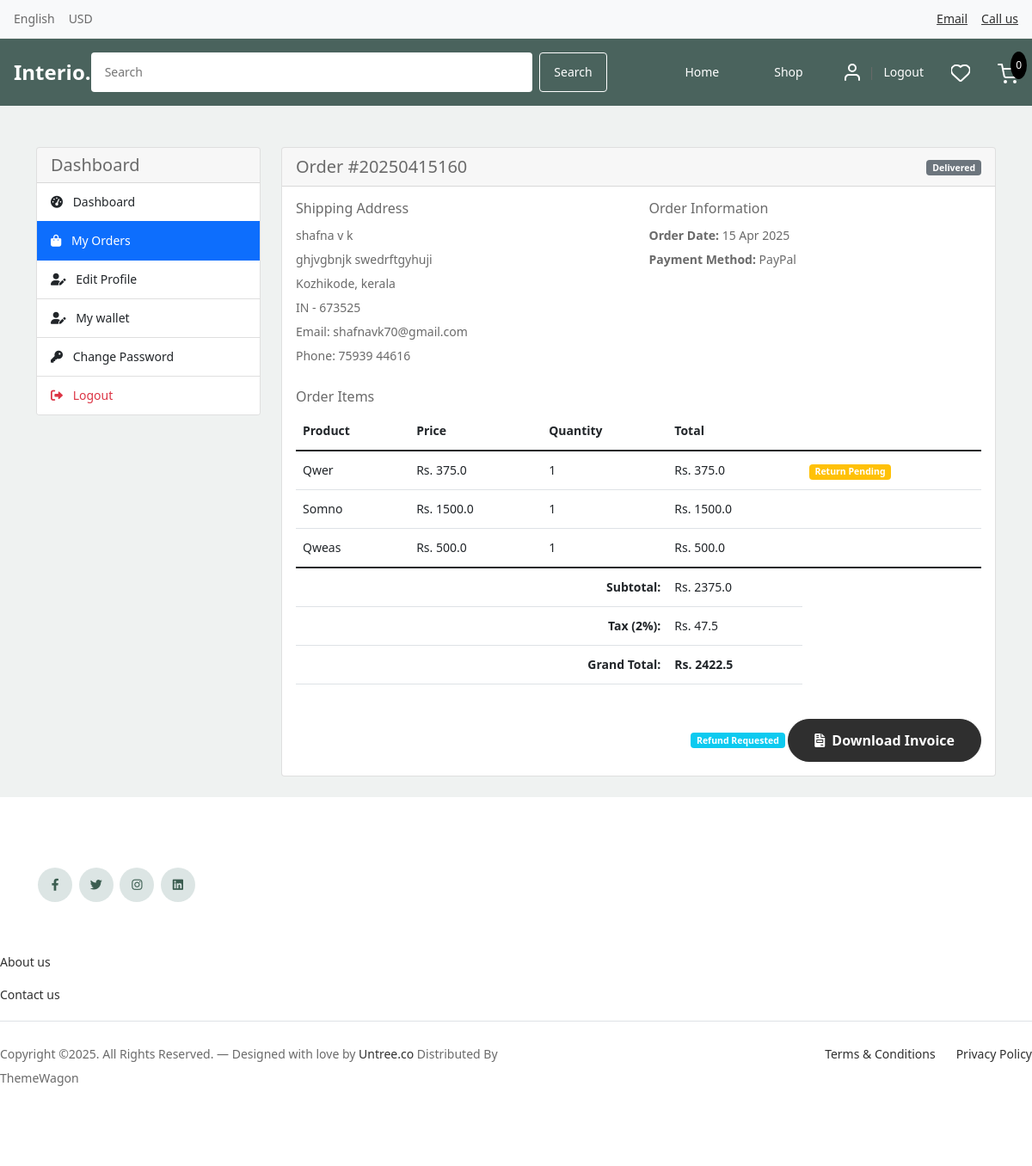
The app's page /accounts/order_detail/160/ (signed in) with its own data.
### orders/models.py (models this page shows, shortened)
class Order(models.Model):
    STATUS = (
        ('New', 'New'),
        ('Processing', 'Processing'),
        ('Shipped', 'Shipped'),
        ('Delivered', 'Delivered'),
        ('Cancelled', 'Cancelled'),
        ('Refunded', 'Refunded'),
    )
    PAYMENT_METHOD = (
        ('COD', 'COD'),
        ('Razorpay', 'Razorpay'),
        ('Wallet', 'Wallet'),
        ('PayPal', 'Paypal'),
    )
    user = models.ForeignKey(Account, on_delete=models.SET_NULL, null=True)
    order_number = models.CharField(max_length=20)
    first_name = models.CharField(max_length=50)
    last_name = models.CharField(max_length=50)
    phone = models.CharField(max_length=15)
    email = models.EmailField(max_length=50)
    address_line_1 = models.CharField(max_length=100)
    address_line_2 = models.CharField(max_length=100, blank=True)
    city = models.CharField(max_length=50)
    state = models.CharField(max_length=50)
    country = models.CharField(max_length=50)
    pincode = models.CharField(max_length=10)
    order_note = models.CharField(max_length=100, blank=True)
    order_total = models.FloatField()
    tax = models.FloatField()
    status = models.CharField(max_length=10, choices=STATUS, default='New')
    ip = models.CharField(blank=True, max_length=20)
    is_ordered = models.BooleanField(default=False)
    payment_method = models.CharField(max_length=20, choices=PAYMENT_METHOD, default='COD')
    created_at = models.DateTimeField(auto_now_add=True)
    updated_at = models.DateTimeField(auto_now=True)
    coupon = models.ForeignKey(Coupon, null=True, blank=True, on_delete=models.SET_NULL)
    discount_amount = models.FloatField(default=0)
    product_discount = models.FloatField(default=0)
    delivery_charge = models.FloatField(default=0)
    estimated_delivery_date = models.DateField(null=True, blank=True)
    tracking_number = models.CharField(max_length=50, blank=True, null=True)
    carrier = models.CharField(max_length=50, blank=True, null=True)
    refund_status = models.CharField(max_length=20, choices=(
        ('Not Requested', 'Not Requested'),
        ('Pending', 'Pending'),
        ('Approved', 'Approved'),
        ('Rejected', 'Rejected'),
        ('Completed', 'Completed'),
    ), default='Not Requested')
    refund_reason = models.TextField(blank=True, null=True)
    refunded_at = models.DateTimeField(null=True, blank=True)
    def full_name(self):
        return f'{self.first_name} {self.last_name}'
    def full_address(self):
        return f'{self.address_line_1} {self.address_line_2}'

class OrderProduct(models.Model):
    order = models.ForeignKey(Order, on_delete=models.CASCADE)
    user = models.ForeignKey(Account, on_delete=models.CASCADE)
    product = models.ForeignKey(Product, on_delete=models.CASCADE)
    quantity = models.IntegerField()
    product_price = models.FloatField()
    original_price = models.FloatField(default=0)
    ordered = models.BooleanField(default=False)
    created_at = models.DateTimeField(auto_now_add=True)
    updated_at = models.DateTimeField(auto_now=True)

### store/models.py (models this page shows, shortened)
class Product(models.Model):
    product_name = models.CharField(max_length=100, unique=True)
    slug = models.SlugField(max_length=100, unique=True)
    description = models.TextField(max_length=500, blank=True)
    specifications = models.TextField(max_length=500, blank=True)
    price = models.IntegerField()
    stock = models.IntegerField()
    is_available = models.BooleanField(default=True)
    category = models.ForeignKey('category.Category', on_delete=models.CASCADE)
    created_date = models.DateTimeField(auto_now_add=True)
    modified_date = models.DateTimeField(auto_now=True)
    is_deleted = models.BooleanField(default=False)
    deleted_at = models.DateTimeField(null=True, blank=True)
    class Meta:
        ordering = ['-created_date']
        indexes = [
            models.Index(fields=['is_deleted']),
            models.Index(fields=['is_available']),
        ]

### accounts/views.py (the view)
# urls.py: path('order_detail/<int:order_id>/', views.order_detail, name='order_detail'),
@login_required(login_url='login')
def order_detail(request, order_id):
    order = get_object_or_404(Order, id=order_id, user=request.user)
    ordered_products = OrderProduct.objects.filter(order=order)
    context = {
        'order': order,
        'ordered_products': ordered_products,
    }
    return render(request, 'accounts/order_detail.html', context)

### carts/context_processors.py (called while the page is built)
def counter(request):
    cart_count = 0
    if 'admin' in request.path:
        return {}
    else:
        try:
            cart = Cart.objects.get(cart_id=_cart_id(request))
            cart_items = CartItem.objects.filter(cart=cart, is_active=True)
            for cart_item in cart_items:
                cart_count += cart_item.quantity
        except Cart.DoesNotExist:
            cart_count = 0
    return dict(cart_count=cart_count)

### carts/views.py (called while the page is built)
def _cart_id(request):
    cart = request.session.session_key
    if not cart:
        cart = request.session.create()
    return cart

### category/context_processors.py (called while the page is built)
def menu_links(request):
    links = Category.objects.all()
    return dict(links=links)

### orders/templatetags/custom_filters.py (called while the page is built)
@register.filter
def multiply(value, arg):
    try:
        return float(value) * float(arg)
    except (ValueError, TypeError):
        return 0

@register.filter
def subtract(value, arg):
    try:
        return float(value) - float(arg)
    except (ValueError, TypeError):
        return 0

### templates/accounts/order_detail.html (shortened to what this page needs)
{% extends 'base.html' %}
{% load static %}
{% load custom_filters %}
{% block content %}
<div class="container mt-5">
    <div class="row">
        <div class="col-md-3">
            <div class="card">
                <div class="card-header">
                    <h5 class="mb-0">Dashboard</h5>
                </div>
                <div class="list-group list-group-flush">
                    <a href="{% url 'dashboard' %}" class="list-group-item list-group-item-action">
                        <i class="fas fa-tachometer-alt me-2"></i> Dashboard
                    </a>
                    <a href="{% url 'my_orders' %}" class="list-group-item list-group-item-action active">
                        <i class="fas fa-shopping-bag me-2"></i> My Orders
                    </a>
                    <a href="{% url 'edit_profile' %}" class="list-group-item list-group-item-action">
                        <i class="fas fa-user-edit me-2"></i> Edit Profile
                    </a>
                    <a href="{% url 'my_wallet' %}" class="list-group-item list-group-item-action">
                        <i class="fas fa-user-edit me-2"></i> My wallet
                    </a>
                    <a href="{% url 'change_password' %}" class="list-group-item list-group-item-action">
                        <i class="fas fa-key me-2"></i> Change Password
                    </a>
                    <a href="{% url 'logout' %}" class="list-group-item list-group-item-action text-danger">
                        <i class="fas fa-sign-out-alt me-2"></i> Logout
                    </a>
                </div>
            </div>
        </div>
        <div class="col-md-9">
            <div class="card mb-4">
                <div class="card-header">
                    <div class="d-flex justify-content-between align-items-center">
                        <h5 class="mb-0">Order #{{ order.order_number }}</h5>
                        <div class="order-status">
                            <span class="badge bg-secondary text-white">{{order.status}}</span>
                        </div>
                    </div>
                </div>
                <div class="card-body">
                    <div class="row mb-4">
                        <div class="col-md-6">
                            <h6>Shipping Address</h6>
                            <p class="mb-0">{{ order.full_name }}</p>
                            <p class="mb-0">{{ order.full_address }}</p>
                            <p class="mb-0">{{ order.city }}, {{ order.state }}</p>
                            <p class="mb-0">{{ order.country }} - {{ order.pincode }}</p>
                            <p class="mb-0">Email: {{ order.email }}</p>
                            <p class="mb-0">Phone: {{ order.phone }}</p>
                        </div>
                        <div class="col-md-6">
                            <h6>Order Information</h6>
                            <p class="mb-0"><strong>Order Date:</strong> {{ order.created_at|date:"d M Y" }}</p>
                            <p class="mb-0"><strong>Payment Method:</strong> {{ order.payment_method }}</p>
                        </div>
                    </div>
                    <h6>Order Items</h6>
                    <div class="table-responsive">
                        <table class="table">
                            <thead>
                                <tr>
                                    <th>Product</th>
                                    <th>Price</th>
                                    <th>Quantity</th>
                                    <th>Total</th>
                                </tr>
                            </thead>
                            <tbody>
                                {% for item in ordered_products %}
                                <tr>
                                    <td>{{ item.product.product_name }}</td>
                                    <td>Rs. {{ item.product_price }}</td>
                                    <td>{{ item.quantity }}</td>
                                    <td>Rs. {{ item.product_price|multiply:item.quantity }}</td>
                                    <td>
                                        {% if item.returnitem_set.exists %}
                                            <span class="badge bg-warning">Return Pending</span>
                                        {% endif %}
                                    </td>
                                </tr>
                                {% endfor %}
                            </tbody>
                            <tfoot>
                                <tr>
                                    <td colspan="3" class="text-end"><strong>Subtotal:</strong></td>
                                    <td>Rs. {{ order.order_total|subtract:order.tax }}</td>
                                </tr>
                                <tr>
                                    <td colspan="3" class="text-end"><strong>Tax (2%):</strong></td>
                                    <td>Rs. {{ order.tax }}</td>
                                </tr>
                                <tr>
                                    <td colspan="3" class="text-end"><strong>Grand Total:</strong></td>
                                    <td><strong>Rs. {{ order.order_total }}</strong></td>
                                </tr>
                            </tfoot>
                        </table>
                    </div>
                    <div class="text-end mt-4">
                        {% if order.status == 'Delivered' or order.status == 'Shipped' or order.status == 'New' or order.status == 'Processing'%}
                            {% if order.refund_status == 'Not Requested' %}
                                <a href="{% url 'request_refund' order.id %}" class="btn btn-warning btn-sm">Return Order</a>
                            {% elif order.refund_status == 'Pending' %}
                                <span class="badge bg-info">Refund Requested</span>
                            {% elif order.refund_status == 'Approved' or order.refund_status == 'Completed' %}
                                <span class="badge bg-success">Refund Approved</span>
                            {% elif order.refund_status == 'Rejected' %}
                                <span class="badge bg-danger">Refund Rejected</span>
                            {% endif %}
                        {% endif %}
                        <a href="{% url 'adminn:download_invoice' order.id %}" class="btn btn-success">
                            <i class="fas fa-file-invoice me-2"></i>Download Invoice
                        </a>
                    </div>
                </div>
            </div>
        </div>
    </div>
</div>
{% endblock %}

### static/css/style.css (style rules this page uses)
body { overflow-x: hidden; position: relative; }
body { font-family: "Inter", sans-serif; font-weight: 400; line-height: 28px; color: #6a6a6a; font-size: 14px; background-color: #eff2f1; }
a { text-decoration: none; -webkit-transition: .3s all ease; -o-transition: .3s all ease; transition: .3s all ease; color: #2f2f2f; text-decoration: underline; }
.btn { font-weight: 600; padding: 12px 30px; border-radius: 30px; color: #ffffff; background: #2f2f2f; border-color: #2f2f2f; }

### templates/includes/header.html (style rules this page uses)
* { margin: 0; padding: 0; box-sizing: border-box; font-family: system-ui, -apple-system, BlinkMacSystemFont, 'Segoe UI', sans-serif; }

### records on screen
Order: order_number "20250415160", status "Delivered", full_name "shafna v k", full_address "ghjvgbnjk swedrftgyhuji", city "Kozhikode", state "kerala", country "IN", pincode "673525", email "shafnavk70@gmail.com", phone "75939 44616", created_at "15 Apr 2025", payment_method "PayPal", order_total|subtract "2375.0", tax "47.5", order_total "2422.5"
OrderProduct: product.product_name "Qwer", product_price "375.0", quantity "1", product_price|multiply "375.0", shows "Return Pending"
OrderProduct: product.product_name "Somno", product_price "1500.0", quantity "1", product_price|multiply "1500.0"
OrderProduct: product.product_name "Qweas", product_price "500.0", quantity "1", product_price|multiply "500.0"

### other values on screen
{{ cart_count }} "0"
